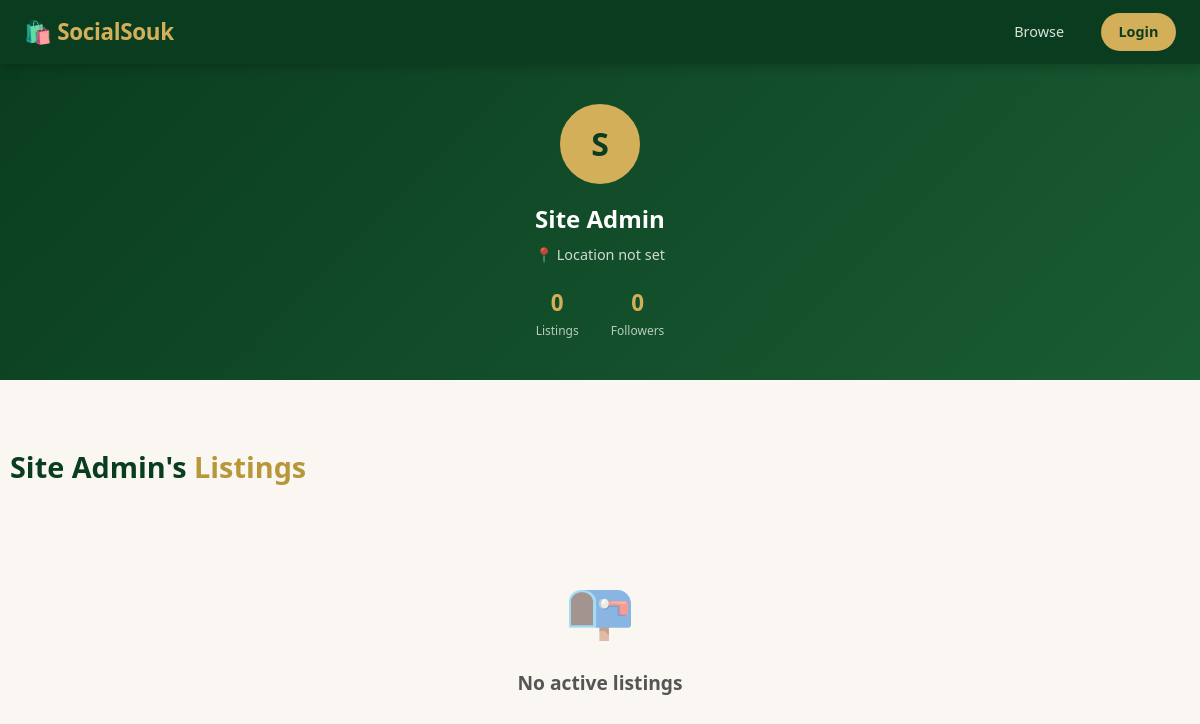
The page /profile.php?id=1 on the database its author committed.
### tables this page shows
CREATE TABLE IF NOT EXISTS users (
    id          INT UNSIGNED AUTO_INCREMENT PRIMARY KEY,
    name        VARCHAR(100) NOT NULL,
    email       VARCHAR(150) NOT NULL UNIQUE,
    password    VARCHAR(255) NOT NULL,
    phone       VARCHAR(30),
    city        VARCHAR(100),
    country     VARCHAR(100) DEFAULT 'Pakistan',
    bio         TEXT,
    avatar      VARCHAR(300),
    is_verified TINYINT(1) DEFAULT 0,
    verification_token   VARCHAR(64) NULL,
    verification_expires  DATETIME NULL,
    is_admin    TINYINT(1) DEFAULT 0,
    created_at  TIMESTAMP DEFAULT CURRENT_TIMESTAMP,
    INDEX idx_email (email)
);

### db.php (called while the page is built, shortened)
<?php
function e(string $s): string {
    return htmlspecialchars($s, ENT_QUOTES, 'UTF-8');
}
function auth(): ?array {
    return $_SESSION['user'] ?? null;
}

### profile.php (the view, shortened to what this page needs)
<?php
require_once __DIR__ . '/db.php';
$user = auth();
$id = (int) ($_GET['id'] ?? 0);
$stmt = $pdo->prepare('SELECT * FROM users WHERE id = ?');
$stmt->execute([$id]);
$profile = $stmt->fetch();
$stmt = $pdo->prepare(
    'SELECT l.*, c.icon AS cat_icon FROM listings l LEFT JOIN categories c ON c.id = l.category_id
     WHERE l.user_id = ? AND l.is_active = 1 ORDER BY l.created_at DESC'
);
$stmt->execute([$id]);
$listings = $stmt->fetchAll();
$followers = $pdo->prepare('SELECT COUNT(*) c FROM follows WHERE following_id = ?');
$followers->execute([$id]);
$followerCount = $followers->fetch()['c'];
?>
<!DOCTYPE html>
<html lang="en">
<head>
<link rel="stylesheet" href="style.css">
</head>
<body>
<nav class="navbar">
    <div class="nav-brand">🛍️ <?= e(SITE_NAME) ?></div>
    <div class="nav-links">
        <a href="index.php">Browse</a>
        <?php if ($user): ?><a href="dashboard.php">Dashboard</a><a href="logout.php" class="nav-btn">Logout</a>
        <?php else: ?><a href="login.php" class="nav-btn">Login</a><?php endif; ?>
    </div>
</nav>
<div class="profile-header">
    <div class="profile-avatar"><?= e(mb_substr($profile['name'], 0, 1)) ?></div>
    <div class="profile-name"><?= e($profile['name']) ?></div>
    <div class="profile-city">📍 <?= e($profile['city'] ?: 'Location not set') ?></div>
    <div class="profile-stats">
        <div class="stat-item"><div class="stat-num"><?= count($listings) ?></div><div class="stat-lbl">Listings</div></div>
        <div class="stat-item"><div class="stat-num"><?= (int) $followerCount ?></div><div class="stat-lbl">Followers</div></div>
    </div>
</div>
<div class="container section">
    <h2 class="section-title"><?= e($profile['name']) ?>'s <span>Listings</span></h2>
    <?php if (!$listings): ?>
        <div class="empty-state"><div class="icon">📭</div><h3>No active listings</h3></div>
    <?php endif; ?>
</div>
</body>
</html>

### style.css (style rules this page uses)
:root { --green-deep: #0a3d1f; --green-mid: #1a5c33; --green-light: #2d7a4a; --gold: #d4af5a; --gold-dark: #b8973b; --gold-light: #f0d78a; --cream: #faf7f2; --white: #ffffff; --text: #1a1a1a; --text-mid: #555; --text-light: #888; --border: #e2ddd6; --shadow: 0 2px 16px rgba(0,0,0,.10); --shadow-lg: 0 8px 32px rgba(0,0,0,.15); --radius: 12px; --radius-sm: 8px; --transition: .2s ease; }
*, *::before, *::after { box-sizing: border-box; margin: 0; padding: 0; }
body { font-family: 'Segoe UI', system-ui, -apple-system, sans-serif; background: var(--cream); color: var(--text); line-height: 1.6; }
a { color: var(--green-mid); text-decoration: none; }
.navbar { background: var(--green-deep); padding: 0 1.5rem; display: flex; align-items: center; justify-content: space-between; height: 64px; position: sticky; top: 0; z-index: 100; box-shadow: 0 2px 12px rgba(0,0,0,.25); }
.nav-brand { font-size: 1.4rem; font-weight: 700; color: var(--gold); letter-spacing: -.3px; }
.nav-links { display: flex; align-items: center; gap: 1.5rem; }
.nav-links a { color: rgba(255,255,255,.85); font-size: .9rem; font-weight: 500; padding: .4rem .8rem; border-radius: 6px; transition: var(--transition); }
.nav-btn { background: var(--gold) !important; color: var(--green-deep) !important; font-weight: 700 !important; padding: .45rem 1.1rem !important; border-radius: 20px !important; }
.container { max-width: 1180px; margin: 0 auto; padding: 0 1.5rem; }
.section { padding: 4rem 0; }
.section-title { font-size: 1.8rem; font-weight: 700; color: var(--green-deep); margin-bottom: .5rem; }
.section-title span { color: var(--gold-dark); }
.profile-header { background: linear-gradient(135deg, var(--green-deep), var(--green-mid)); color: var(--white); padding: 2.5rem 1.5rem; text-align: center; }
.profile-avatar { width: 80px; height: 80px; background: var(--gold); border-radius: 50%; display: flex; align-items: center; justify-content: center; font-size: 2rem; font-weight: 700; color: var(--green-deep); margin: 0 auto 1rem; border: 3px solid var(--gold); }
.profile-name { font-size: 1.5rem; font-weight: 700; }
.profile-city { opacity: .8; font-size: .9rem; margin-top: .3rem; }
.profile-stats { display: flex; gap: 2rem; justify-content: center; margin-top: 1.2rem; }
.stat-item { text-align: center; }
.stat-num { font-size: 1.4rem; font-weight: 700; color: var(--gold); }
.stat-lbl { font-size: .75rem; opacity: .7; }
.empty-state { text-align: center; padding: 4rem 1rem; color: var(--text-light); }
.empty-state .icon { font-size: 3.5rem; margin-bottom: 1rem; opacity: .5; }
.empty-state h3 { font-size: 1.2rem; color: var(--text-mid); margin-bottom: .5rem; }

### rows shown on the page
users: name "S", name "Site Admin", city "Location not set"

### other values the page prints
SITE_NAME "SocialSouk"
count($listings) "0"
$followerCount "0"
